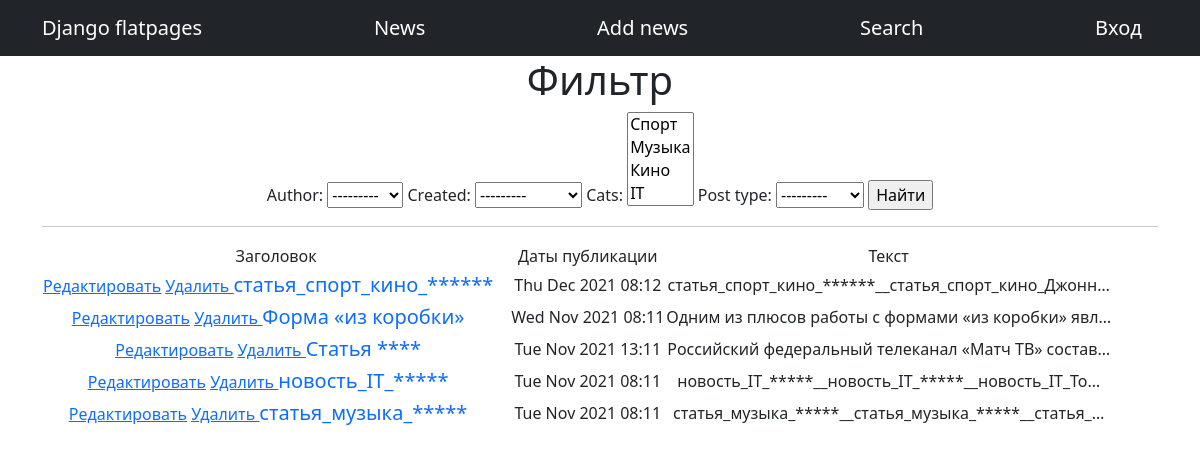
The app's page /search/ with its own data.
### NewsPortal/models.py (models this page shows, shortened)
class Post(models.Model):
    article = 'a'
    news = 'n'
    POST_TYPE = [
        (article, "Статья"),
        (news, "Новость")
    ]
    author = models.ForeignKey(Author, on_delete = models.CASCADE)
    post_type = models.CharField(max_length = 1, choices = POST_TYPE, default = article)
    created = models.DateTimeField(auto_now_add = True)
    cats = models.ManyToManyField(Category, through = 'PostCategory')
    title = models.CharField(max_length = 256)
    text = models.TextField()
    rating = models.IntegerField(default = 0)

### NewsPortal/views.py (the view)
# urls.py: path('search/', SearchList.as_view()),
class SearchList(ListView):
    model = Post
    template_name = 'search.html'
    context_object_name = 'search'
    queryset = Post.objects.order_by('-created')
    def get_context_data(self, **kwargs):
        context = super().get_context_data(**kwargs)
        context['filter'] = PostFilter(self.request.GET, queryset=self.get_queryset())
        return context

### NewsPortal/models.py (called while the page is built)
    def __str__(self):
        return f'{self.user}'

    def __str__(self):
        return f'{self.name}'

### NewsPortal/templatetags/custom_filters.py (called while the page is built)
@register.filter(name='censor')
def censor(value):
    for st in censors:
        value = value.replace(st, str(len(st)*'*'))
    return value

### templates/search.html (shortened to what this page needs)
{% extends 'flatpages/default.html' %}
{% load custom_filters %}
{% block content %}
    <h1>Фильтр</h1>
    <form method="GET">
        {{ filter.form }}
        <input type="submit" value="Найти">
    </form>
    <hr>
    {% if search %}
        <table>
            <tr>
                <td>
                    Заголовок
                </td>
                <td>
                    Даты публикации
                </td>
                <td>
                    Текст
                </td>
            </tr>
        {% for new in filter.qs %}
            <tr>
                <td>
                    <a href="{% url 'post_update' new.id %}"><u>Редактировать</u></a>
                    <a href="{% url 'post_delete' new.id %}"><u> Удалить </u></a>
                    <a class="navbar-brand" href="/{{ new.pk }} ">{{ new.title|censor }}</a>
                <td>
                    {{ new.created| date:'D M Y H:m' }}
                </td>
                <td>
                    {{ new.text|truncatechars:50 |censor }}
                </td>
            </tr>
        {% endfor %}
        </table>
    {% else %}
        <h2>Новостей нет!</h2>
    {% endif %}
{% endblock content %}

### templates/flatpages/default.html (shortened to what this page needs)
<!DOCTYPE html>
<html lang="en">
    <head>
        {% load static %}
        <link href="{% static 'css/styles.css' %}" rel="stylesheet" />
    </head>
    <body>
        <nav class="navbar navbar-expand-lg navbar-dark bg-dark static-top">
            <div class="container">
                <a class="navbar-brand" href="/admin/flatpages/flatpage/">Django flatpages</a>
                <a class="navbar-brand" href="/">News</a>
                <a class="navbar-brand" href="/add/">Add news</a>
                <a class="navbar-brand" href="/search/">Search</a>
                {% if request.user.is_authenticated %}
                    <p class="navbar-brand">Добро пожаловать, {{user.username}}</p>
                    <a class="navbar-brand" href="/accounts/logout/">Выход</a>
                    <a class="navbar-brand"  href="/sign/authors/">Хочу стать автором!</a>
                {%else%}
                    <a class="navbar-brand"  href="/accounts/login/">Вход</a>
                {%endif%}
            </div>
        </nav>
        <div class="container">
            <div class="row">
                <div class="col-lg-12 text-center">
                    {% block content %}{% endblock content %}
                </div>
            </div>
         </div>
    </body>
</html>

### records on screen
Post: title|censor "статья_спорт_кино_******", created "Thu Dec 2021 08:12", text|censor "статья_спорт_кино_******__статья_спорт_кино_Джонн…"
Post: title|censor "Форма «из коробки»", created "Wed Nov 2021 08:11", text|censor "Одним из плюсов работы с формами «из коробки» явл…"
Post: title|censor "Статья ****", created "Tue Nov 2021 13:11", text|censor "Российский федеральный телеканал «Матч ТВ» состав…"
Post: title|censor "новость_IT_*****", created "Tue Nov 2021 08:11", text|censor "новость_IT_*****__новость_IT_*****__новость_IT_То…"
Post: title|censor "статья_музыка_*****", created "Tue Nov 2021 08:11", text|censor "статья_музыка_*****__статья_музыка_*****__статья_…"
